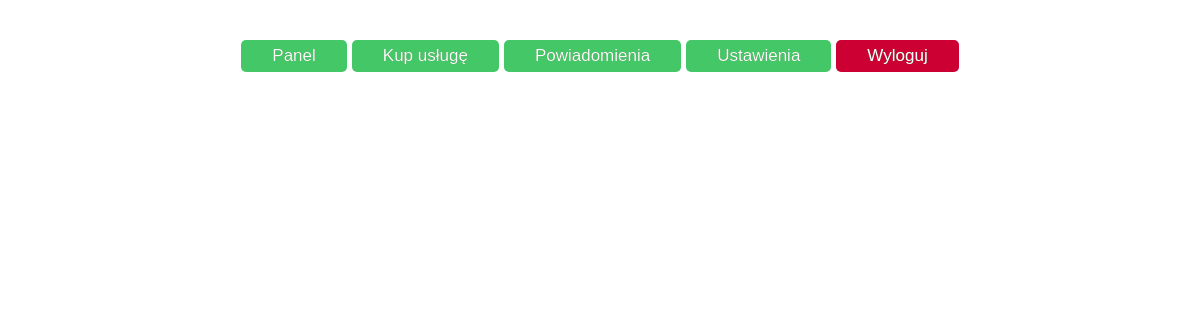
/app/notification.php (signed in), run on an earlier commit of the app's database.
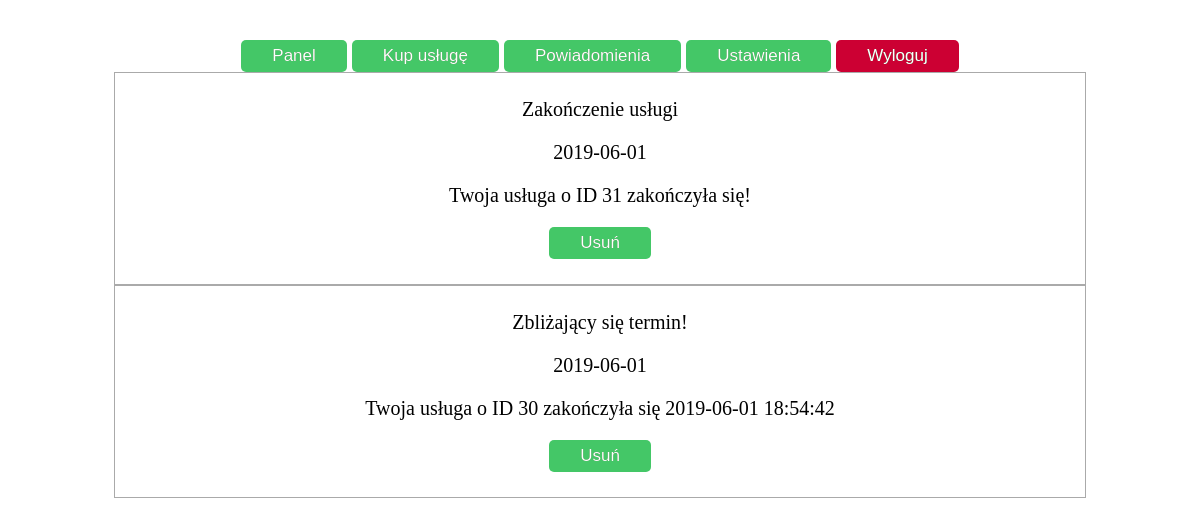
And on a later commit of the database.
### tables this page shows
CREATE TABLE `powiadomienia` (
  `id_powiadomienia` int(11) UNSIGNED NOT NULL,
  `tytul` varchar(50) NOT NULL,
  `tresc` varchar(256) NOT NULL,
  `data` date NOT NULL,
  `id_uzytkownika` int(11) NOT NULL
);

### app/notification.php (the view, shortened to what this page needs)
<?php
require "templates/head.php";
?>
<div class="main">
    <?php
    try {
        require "../config.php";
        $connect = new PDO($servername, $username, $password, $options);
        $sql = "SELECT * FROM powiadomienia WHERE id_uzytkownika = :id_uzytkownika ORDER BY id_powiadomienia DESC";
        $statement = $connect->prepare($sql);
        $statement->bindParam(':id_uzytkownika', $_SESSION['id_uzytkownika'], PDO::PARAM_STR);
        $statement->execute();
        $result = $statement->fetchAll();
        ?>
        <div class="inmain">
            <?php
            if ($result && $statement->rowCount() > 0) {
                foreach ($result as $row) {
                    ?>
                    <div class="notification">
                        <p><?php echo $row["tytul"]; ?></p>
                        <p><?php echo $row["data"]; ?></p>
                        <p><?php echo $row["tresc"]; ?></p>
                        <p><a href="delete_notification.php?id=<?php echo $row['id_powiadomienia']; ?>">Usuń</a></p>
                    </div>
                <?php
            }
        }
        ?>
        </div>
    <?php
} catch (PDOException $error) {
    echo $sql . "<br>" . $error->getMessage();
}
?>
</div>
<?php require "templates/tail.php"; ?>

### app/templates/head.php (shortened to what this page needs)
<!doctype html>
<html lang="pl">
<head>
	<link rel="stylesheet" href="css/style.css" type="text/css"/>
</head>
<body>
<div class="topnav">
    <a class="menu" href="user_panel.php">Panel</a>
    <a class="menu" href="buyServices.php">Kup usługę</a>
    <a class="menu" href="notification.php">Powiadomienia</a>
    <a class="menu" href="changePersonalData.php">Ustawienia</a>
    <a class="red" href="logout.php">Wyloguj</a>
</div>

### app/css/style.css (style rules this page uses)
body { font-family: 'Times New Roman', Times, serif; font-size: 20px; width: 90%; height: 90%; position: absolute; top: 0; bottom: 0; left: 0; right: 0; margin: auto; text-align: center; }
.notification { padding: 5px; border: 1px solid #aaa; }
.main { margin-left: 5%; margin-right: 5%; width: 90%; }
.inmain { overflow-y: scroll; height: 600px; }
a { background-color: #44c767; -moz-border-radius: 5px; -webkit-border-radius: 5px; border-radius: 5px; display: inline-block; cursor: pointer; color: #ffffff; font-family: Arial; font-size: 17px; padding: 6px 31px; text-decoration: none; text-shadow: 0px 0px 0px #2f6627; }
a.red, button.red { background-color: #CC0033; -moz-border-radius: 5px; -webkit-border-radius: 5px; border-radius: 5px; display: inline-block; cursor: pointer; color: #ffffff; font-family: Arial; font-size: 17px; padding: 6px 31px; text-decoration: none; text-shadow: 0px 0px 0px #2f6627; border: none; }

What changed in the data, as far as the page shows it:
added powiadomienia: tytul "Zakończenie usługi", data "2019-06-01", tresc "Twoja usługa o ID 31 zakończyła się!"
added powiadomienia: tytul "Zbliżający się termin!", data "2019-06-01", tresc "Twoja usługa o ID 30 zakończyła się 2019-06-01 18:54:42"
